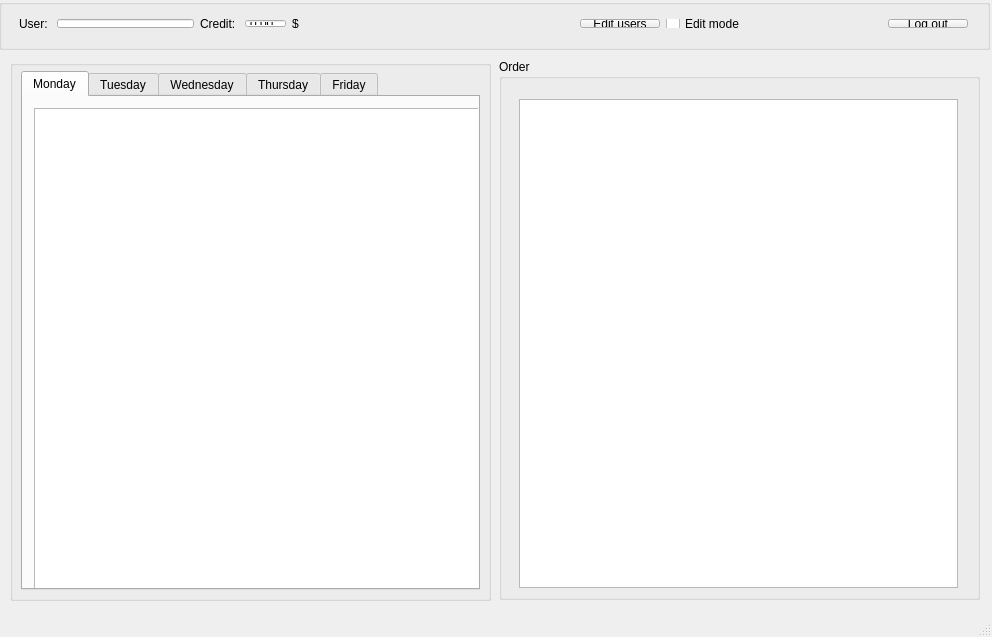
<?xml version="1.0" encoding="UTF-8"?>
<ui version="4.0">
 <class>mainWindowClass</class>
 <widget class="QMainWindow" name="mainWindowClass">
  <property name="geometry">
   <rect>
    <x>0</x>
    <y>0</y>
    <width>992</width>
    <height>637</height>
   </rect>
  </property>
  <property name="windowTitle">
   <string>mainWindow</string>
  </property>
  <widget class="QWidget" name="centralWidget">
   <widget class="QGroupBox" name="groupBoxTop">
    <property name="geometry">
     <rect>
      <x>-1</x>
      <y>-1</y>
      <width>991</width>
      <height>51</height>
     </rect>
    </property>
    <property name="title">
     <string/>
    </property>
    <widget class="QWidget" name="horizontalLayoutWidget">
     <property name="geometry">
      <rect>
       <x>9</x>
       <y>9</y>
       <width>971</width>
       <height>31</height>
      </rect>
     </property>
     <layout class="QHBoxLayout" name="horizontalLayout">
      <item>
       <widget class="QLabel" name="labelUser">
        <property name="text">
         <string>User: </string>
        </property>
       </widget>
      </item>
      <item>
       <widget class="QLineEdit" name="lineEditUser">
        <property name="readOnly">
         <bool>true</bool>
        </property>
       </widget>
      </item>
      <item>
       <widget class="QLabel" name="labelCredut">
        <property name="text">
         <string>Credit: </string>
        </property>
       </widget>
      </item>
      <item>
       <widget class="QDoubleSpinBox" name="doubleSpinBoxCredit">
        <property name="readOnly">
         <bool>true</bool>
        </property>
        <property name="buttonSymbols">
         <enum>QAbstractSpinBox::NoButtons</enum>
        </property>
       </widget>
      </item>
      <item>
       <widget class="QLabel" name="label">
        <property name="text">
         <string>$</string>
        </property>
       </widget>
      </item>
      <item>
       <spacer name="horizontalSpacer_3">
        <property name="orientation">
         <enum>Qt::Horizontal</enum>
        </property>
        <property name="sizeHint" stdset="0">
         <size>
          <width>40</width>
          <height>20</height>
         </size>
        </property>
       </spacer>
      </item>
      <item>
       <spacer name="horizontalSpacer_2">
        <property name="orientation">
         <enum>Qt::Horizontal</enum>
        </property>
        <property name="sizeHint" stdset="0">
         <size>
          <width>40</width>
          <height>20</height>
         </size>
        </property>
       </spacer>
      </item>
      <item>
       <widget class="QPushButton" name="pushButtonEditUsers">
        <property name="enabled">
         <bool>true</bool>
        </property>
        <property name="text">
         <string>Edit users</string>
        </property>
        <property name="flat">
         <bool>false</bool>
        </property>
       </widget>
      </item>
      <item>
       <widget class="QCheckBox" name="checkBoxEditMode">
        <property name="text">
         <string>Edit mode</string>
        </property>
       </widget>
      </item>
      <item>
       <spacer name="horizontalSpacer">
        <property name="orientation">
         <enum>Qt::Horizontal</enum>
        </property>
        <property name="sizeHint" stdset="0">
         <size>
          <width>40</width>
          <height>20</height>
         </size>
        </property>
       </spacer>
      </item>
      <item>
       <widget class="QPushButton" name="pushButtonLogOut">
        <property name="text">
         <string>Log out</string>
        </property>
       </widget>
      </item>
     </layout>
    </widget>
   </widget>
   <widget class="QGroupBox" name="groupBox">
    <property name="geometry">
     <rect>
      <x>10</x>
      <y>60</y>
      <width>481</width>
      <height>541</height>
     </rect>
    </property>
    <property name="title">
     <string/>
    </property>
    <widget class="QWidget" name="horizontalLayoutWidget_2">
     <property name="geometry">
      <rect>
       <x>0</x>
       <y>0</y>
       <width>481</width>
       <height>541</height>
      </rect>
     </property>
     <layout class="QHBoxLayout" name="horizontalLayout_2">
      <item>
       <widget class="QTabWidget" name="tabWidgetOrder">
        <property name="currentIndex">
         <number>0</number>
        </property>
        <widget class="QWidget" name="tabMonday">
         <attribute name="title">
          <string>Monday</string>
         </attribute>
         <widget class="QWidget" name="verticalLayoutWidget">
          <property name="geometry">
           <rect>
            <x>0</x>
            <y>0</y>
            <width>471</width>
            <height>511</height>
           </rect>
          </property>
          <layout class="QVBoxLayout" name="verticalLayout">
           <item>
            <widget class="QTableWidget" name="tableWidgetMonday"/>
           </item>
          </layout>
         </widget>
        </widget>
        <widget class="QWidget" name="tabWednesda">
         <attribute name="title">
          <string>Tuesday</string>
         </attribute>
         <widget class="QWidget" name="verticalLayoutWidget_2">
          <property name="geometry">
           <rect>
            <x>0</x>
            <y>0</y>
            <width>471</width>
            <height>511</height>
           </rect>
          </property>
          <layout class="QVBoxLayout" name="verticalLayout_2">
           <item>
            <widget class="QTableWidget" name="tableWidgetTuesday"/>
           </item>
          </layout>
         </widget>
        </widget>
        <widget class="QWidget" name="tabTh">
         <attribute name="title">
          <string>Wednesday</string>
         </attribute>
         <widget class="QWidget" name="verticalLayoutWidget_3">
          <property name="geometry">
           <rect>
            <x>0</x>
            <y>0</y>
            <width>471</width>
            <height>511</height>
           </rect>
          </property>
          <layout class="QVBoxLayout" name="verticalLayout_3">
           <item>
            <widget class="QTableWidget" name="tableWidgetWednesday"/>
           </item>
          </layout>
         </widget>
        </widget>
        <widget class="QWidget" name="tabThursday">
         <attribute name="title">
          <string>Thursday</string>
         </attribute>
         <widget class="QWidget" name="verticalLayoutWidget_4">
          <property name="geometry">
           <rect>
            <x>0</x>
            <y>0</y>
            <width>471</width>
            <height>511</height>
           </rect>
          </property>
          <layout class="QVBoxLayout" name="verticalLayout_5">
           <item>
            <widget class="QTableWidget" name="tableWidgetThursday"/>
           </item>
          </layout>
         </widget>
        </widget>
        <widget class="QWidget" name="tabSaturday">
         <attribute name="title">
          <string>Friday</string>
         </attribute>
         <widget class="QWidget" name="verticalLayoutWidget_5">
          <property name="geometry">
           <rect>
            <x>0</x>
            <y>0</y>
            <width>471</width>
            <height>511</height>
           </rect>
          </property>
          <layout class="QVBoxLayout" name="verticalLayout_6">
           <item>
            <widget class="QTableWidget" name="tableWidgetFriday"/>
           </item>
          </layout>
         </widget>
        </widget>
       </widget>
      </item>
     </layout>
    </widget>
   </widget>
   <widget class="QGroupBox" name="groupBox_2">
    <property name="geometry">
     <rect>
      <x>499</x>
      <y>59</y>
      <width>481</width>
      <height>541</height>
     </rect>
    </property>
    <property name="title">
     <string>Order</string>
    </property>
    <widget class="QWidget" name="verticalLayoutWidget_6">
     <property name="geometry">
      <rect>
       <x>9</x>
       <y>29</y>
       <width>461</width>
       <height>511</height>
      </rect>
     </property>
     <layout class="QVBoxLayout" name="verticalLayout_4">
      <item>
       <widget class="QListWidget" name="listWidgetOrder"/>
      </item>
     </layout>
    </widget>
   </widget>
  </widget>
  <widget class="QStatusBar" name="statusBar"/>
 </widget>
 <layoutdefault spacing="6" margin="11"/>
 <resources>
  <include location="mainWindow.qrc"/>
 </resources>
 <connections/>
</ui>
